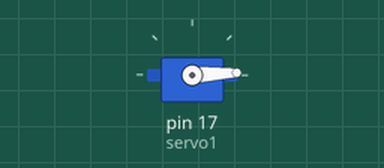
This sketch was run on a simulated Arduino Uno, built with avr-gcc and run on an emulated ATmega328P. Parts: servo.

Above: at 0.05 s.
At 1.3 s:
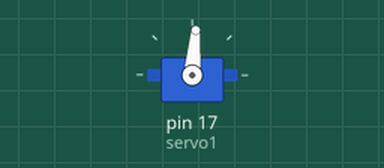
At 2.6 s:
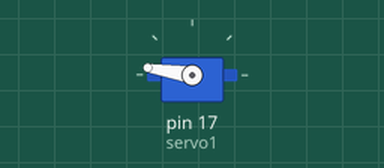
At 5.2 s:
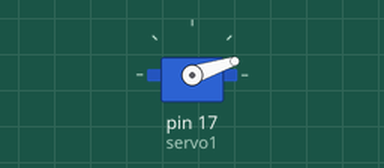
Timing chart, 0 to 14.2 s (numbered marks = the images above):
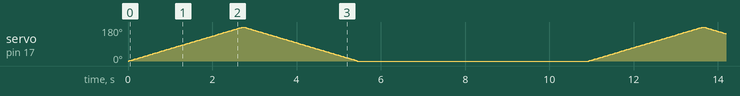

The sketch:

pong_bing.ino
```cpp
#include "Arduino.h"
#include <Servo.h>

Servo servo1;  // create servo object to control a servo
Servo servo2;  // create servo object to control a servo

// twelve servo objects can be created on most boards

int pos = 0;    // variable to store the servo position

void setup() {
    servo1.attach(16);  // attaches the servo on pin 9 to the servo object
    servo1.attach(17);  // attaches the servo on pin 9 to the servo object

}

void loop() {
    for (pos = 0; pos <= 180; pos += 1) { // goes from 0 degrees to 180 degrees
        // in steps of 1 degree
        servo1.write(pos);              // tell servo to go to position in variable 'pos'
        delay(15);                       // waits 15ms for the servo to reach the position
    }
    for (pos = 180; pos >= 0; pos -= 1) { // goes from 180 degrees to 0 degrees
        servo1.write(pos);              // tell servo to go to position in variable 'pos'
        delay(15);                       // waits 15ms for the servo to reach the position
    }
    for (pos = 0; pos <= 180; pos += 1) { // goes from 0 degrees to 180 degrees
        // in steps of 1 degree
        servo2.write(pos);              // tell servo to go to position in variable 'pos'
        delay(15);                       // waits 15ms for the servo to reach the position
    }
    for (pos = 180; pos >= 0; pos -= 1) { // goes from 180 degrees to 0 degrees
        servo2.write(pos);              // tell servo to go to position in variable 'pos'
        delay(15);                       // waits 15ms for the servo to reach the position
    }
}
```
